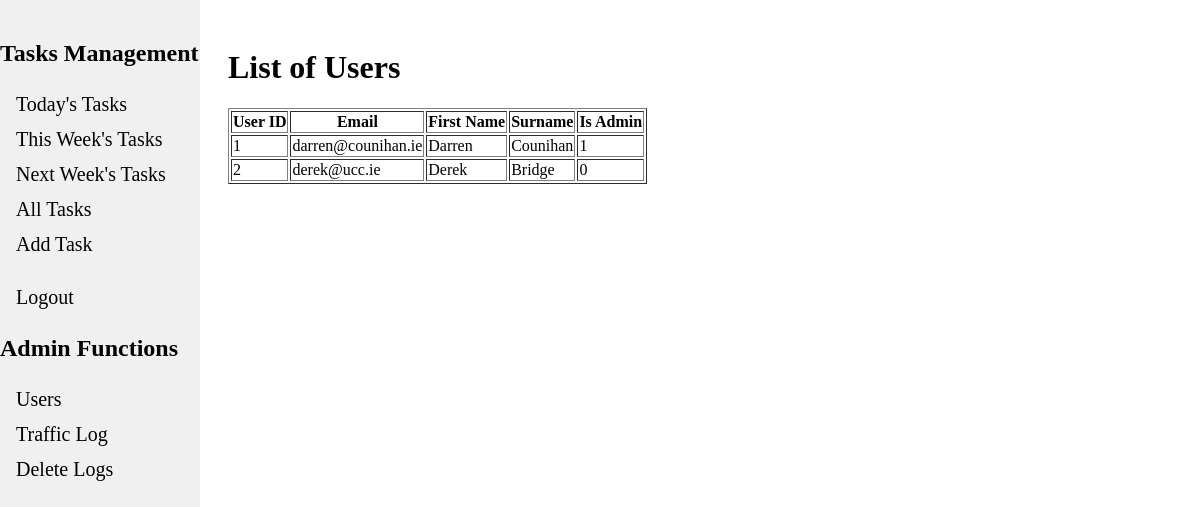
The page /admin/list_users (signed in) on the database as committed earlier.
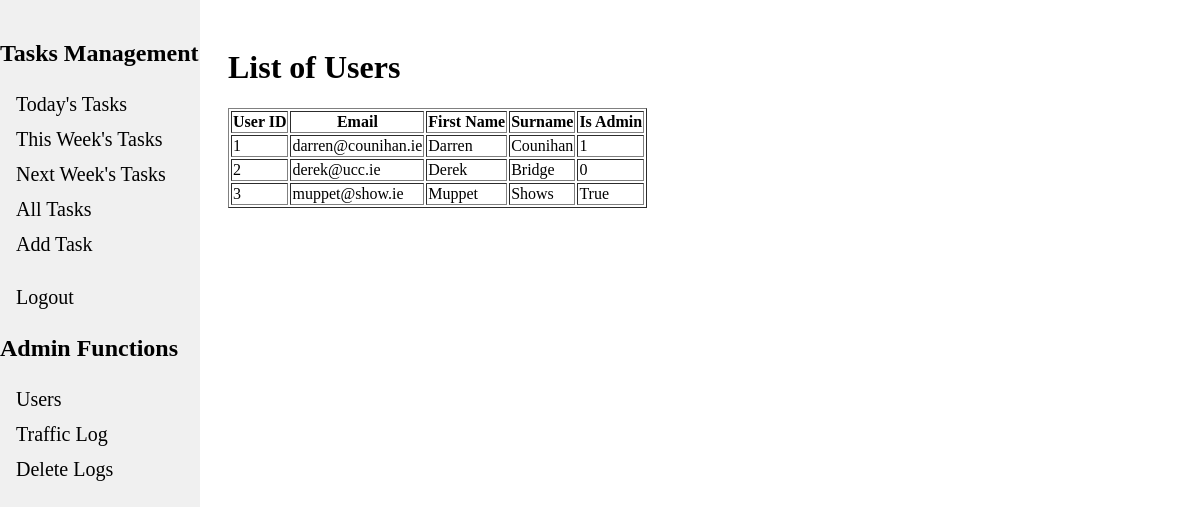
The same page on the database as committed later.
### tables this page shows
CREATE TABLE users (
    user_id INTEGER PRIMARY KEY AUTOINCREMENT,
    surname TEXT,
    first_name TEXT,
    email TEXT,
    password TEXT,
    is_admin INTEGER DEFAULT 0   /* boolean to identify if user has admin privleges or not */
);

### app.py (the view)
@app.route("/admin/list_users", methods=["GET"])
@login_required
def list_users():
    users = g.db.execute("SELECT * FROM users").fetchall()
    return render_template("list_users.html", users=users)

### app.py (called while the page is built)
@app.before_request
def load_logged_in_user():
    g.user = session.get("user_id", None)
    session_email = session.get("email", None)
    print(session_email)
    db = get_db()
    client_ip = request.remote_addr
    endpoint = request.endpoint
    time = datetime.now()
    g.db.execute("""INSERT INTO traffic_logs (time,ip_addr,user_email,endpoint) VALUES (?,?,?,?)""",
            (time,client_ip, session_email, endpoint))
    g.db.commit()

def login_required(view):
    @wraps(view)
    def wrapped_view(*args, **kwargs):
        if g.user is None:
            return redirect(url_for("login", next=request.url))
        return view(*args,**kwargs)
    return wrapped_view

### database.py (called while the page is built)
def get_db():
    if "db" not in g:
        g.db = sqlite3.connect(DATABASE, detect_types=sqlite3.PARSE_DECLTYPES)
        g.db.row_factory = sqlite3.Row
        return g.db

### templates/list_users.html (shortened to what this page needs)
{% extends "base.html" %}
{% block content %}
<link rel="stylesheet" href="../static/listTaskStyles.css">
<form action="" method="POST" novalidate>
    <h1>List of Users</h1>
    <table border="1">
        <thead>
            <tr>
                <th>User ID</th>
                <th>Email</th>
                <th>First Name</th>
                <th>Surname</th>
                <th>Is Admin</th>
            </tr>
        </thead>
        <tbody>
            {% for user in users %}
                <tr>
                    <td>{{ user.user_id }}</td>
                    <td>{{ user.email }}</td>
                    <td>{{ user.first_name }}</td>
                    <td>{{ user.surname }}</td>
                    <td>{{user.is_admin}}</td>
                </tr>
            {% endfor %}
        </tbody>
    </table>
</form>
{% endblock %}

### templates/base.html (shortened to what this page needs)
<!DOCTYPE html>
<html>
<head>
    <link rel="stylesheet" href="../static/baseStyles.css">
</head>
<body>
<div class="navbar">
    {% if 'user_id' in session %}
    <h2>Tasks Management</h2>
    <a href="{{ url_for('todays_tasks') }}">Today's Tasks</a>
    <a href="{{ url_for('this_week_tasks') }}">This Week's Tasks</a>
    <a href="{{ url_for('next_week_tasks') }}">Next Week's Tasks</a>
    <a href="{{ url_for('list_tasks') }}">All Tasks</a>
    <a href="{{ url_for('add_task') }}">Add Task</a>
    <br>
    <a href="{{ url_for('logout') }}">Logout</a>
    {% else %}
        <a href="{{ url_for('login') }}">Login</a>
        <a href="{{ url_for('register') }}">Register</a>
    {% endif %}
    {% if 'is_admin' in session %}
        <h2>Admin Functions</h2>
        <a href="{{ url_for('list_users') }}">Users</a>
        <a href="{{ url_for('view_logs') }}">Traffic Log</a>
        <a href="{{ url_for('delete_all_logs')}}">Delete Logs</a>
    {% endif%}
</div>
<div style="margin-left: 200px; padding: 20px;">
    {% block content %}
    {% endblock %}
</div>
</body>
</html>

### static/baseStyles.css (style rules this page uses)
.navbar { height: 100%; width: 200px; position: fixed; top: 0; left: 0; background-color: #f0f0f0; overflow-x: hidden; padding-top: 20px; }
.navbar a { padding: 6px 8px 6px 16px; text-decoration: none; font-size: 20px; color: black; display: block; }

Rows that differ between the two databases and show on the page:
added users: user_id "3", email "muppet@show.ie", first_name "Muppet", surname "Shows", is_admin "True"
